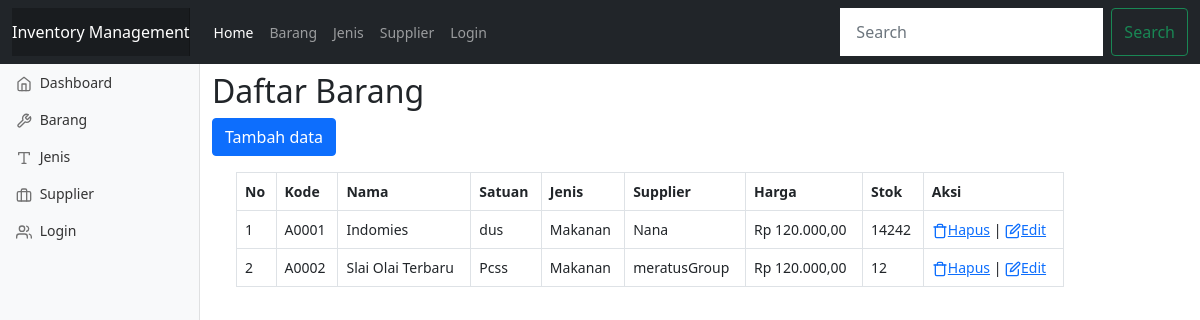
The app's page /public/Barang, older data.
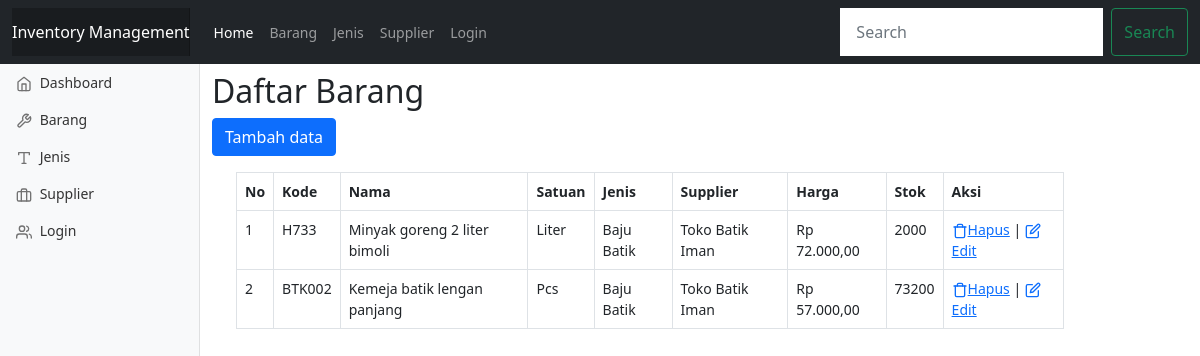
The same page, newer data.
### tables this page shows
CREATE TABLE `barang` (
  `id` int(11) NOT NULL,
  `kode_barang` varchar(10) NOT NULL,
  `nama_barang` varchar(50) NOT NULL,
  `satuan` varchar(20) NOT NULL,
  `id_jenis` int(11) NOT NULL,
  `id_supplier` int(11) NOT NULL,
  `harga` double NOT NULL,
  `stok` int(11) NOT NULL
);

CREATE TABLE `jenis` (
  `id` int(11) NOT NULL,
  `nama_jenis` varchar(50) NOT NULL,
  `keterangan` varchar(50) NOT NULL
);

CREATE TABLE `supplier` (
  `id` int(11) NOT NULL,
  `nama_supplier` varchar(50) NOT NULL,
  `notelp` varchar(15) NOT NULL,
  `email` varchar(25) NOT NULL,
  `alamat` varchar(100) NOT NULL
);

### app/main/Controller.php (called while the page is built, shortened)
<?php
class Controller {
    public function view ($view, $data=[])
    {
        require_once '../app/views/'.$view. '.php';
    }
    public function model ($model)
    {
        return new $model;
    }
}

### app/controllers/Barang.php (called while the page is built, shortened)
<?php
class Barang extends Controller{
    public function index()
    {
        $data['judul']='Daftar Barang';
        $data['barang']=$this->model('BarangModel')->getAllBarang();
        $data['jenis'] = $this->model('JenisModel')->getAllJenis();
        $data['supplier'] = $this->model('SupplierModel')->getAllSupplier();
        $this->view('barang/index',$data);
    }
}
?>

### app/main/App.php (called while the page is built, shortened)
<?php
class App {
    protected $method='index';
    protected $params=[];
    public function __construct()
    {
        $this->controller= new $this->controller;
        call_user_func_array([$this->controller,$this->method],$this->params);
    }
}

### public/index.php (called while the page is built, shortened)
<?php
$app=new App;

### app/main/Database.php (called while the page is built, shortened)
<?php
class Database {
    private $host=DBHOST;
    private $user=DBUSER;
    private $pass=DBPASS;
    private $db_name=DBNAME;
    private $dbh;
    private $stmt;
    public function __construct()
    {
        $dsn='mysql:host=' .$this->host . ';dbname=' .$this->db_name;
        $option=[
            PDO::ATTR_PERSISTENT=>true,
            PDO::ATTR_ERRMODE=>PDO::ERRMODE_EXCEPTION
        ];
        try {
            $this->dbh= new PDO($dsn,$this->user,$this->pass,$option);
        } catch (PDOException $e) {
            die($e->getMessage());
        }
    }
    public function query($query)
    {
        $this->stmt=$this->dbh->prepare($query);
    }
    public function execute()
    {
        $this->stmt->execute();
    }
    public function resultSet()
    {
        $this->execute();
        return $this->stmt->fetchAll(PDO::FETCH_ASSOC);
    }
}

### app/models/BarangModel.php (called while the page is built, shortened)
<?php
class BarangModel {
    private $table='barang';
    private $db;
    public function __construct()
    {
        $this->db= new Database;
    }
    public function getAllBarang()
    {
        $this->db->query('SELECT barang.*, jenis.nama_jenis, jenis.id as id_jenis,supplier.id as id_supplier, supplier.nama_supplier FROM ' . $this->table .' INNER JOIN jenis ON barang.id_jenis = jenis.id INNER JOIN supplier ON barang.id_supplier = supplier.id');
        return $this->db->resultSet();
    }
}

### app/views/barang/index.php (the view, shortened to what this page needs)
    <h2>Daftar Barang</h2>
<button type="button" class="btn btn-primary tombolTambahBarang" data-bs-toggle="modal" data-bs-target="#formBarang">
Tambah data
</button>
<div class="container">
<div class="row mt-3">
<div class="table-responsive-sm">
<table class="table table-bordered">
    <thead>
        <tr>
            <th>No</th>
            <th>Kode</th>
            <th>Nama</th>
            <th>Satuan</th>
            <th>Jenis</th>
            <th>Supplier</th>
            <th>Harga</th>
            <th>Stok</th>
            <th>Aksi</th>
        </tr>
    </thead>
    <tbody>
    <?php
        $no=1;
        foreach ($data['barang'] as $mhs) : ?>
            <tr>
                <td><?= $no; ?></td>
                <td><?= $mhs['kode_barang']; ?></td>
                <td><?= $mhs['nama_barang']; ?></td>
                <td><?= $mhs['satuan']; ?></td>
                <td><?= $mhs['nama_jenis']; ?></td>
                <td><?= $mhs['nama_supplier']; ?></td>
                <td><?= "Rp " . number_format($mhs['harga'],2,',','.'); ?></td>
                <td><?= $mhs['stok']; ?></td>
                <td>
                    <a href="<?= BASEURL;?>/barang/hapus/<?= $mhs['id'] ?>" onclick="return confirm('Yakin akan menghapus data?')"><span data-feather='trash'></span>Hapus</a> |
                    <a href="<?= BASEURL;?>/barang/ubah/<?= $mhs['id'] ?>" data-bs-toggle="modal" data-bs-target="#formBarang" class="modalUbahBarang" data-id="<?= $mhs['id']?>"><span data-feather='edit'></span>Edit</a>
                </td>
            </tr>
    <?php $no++; endforeach;?>
    </tbody>
</table>
</div>
</div>
</div>

Row changes from the older to the newer data that the page shows:
removed barang: kode_barang "A0001", nama_barang "Indomies", satuan "dus", id_jenis.nama_jenis "Makanan", id_supplier.nama_supplier "Nana", harga "120.000,00", stok "14242"
removed barang: kode_barang "A0002", nama_barang "Slai Olai Terbaru", satuan "Pcss", id_jenis.nama_jenis "Makanan", id_supplier.nama_supplier "meratusGroup", harga "120.000,00", stok "12"
added barang: kode_barang "H733", nama_barang "Minyak goreng 2 liter bimoli", satuan "Liter", id_jenis.nama_jenis "Baju Batik", id_supplier.nama_supplier "Toko Batik Iman", harga "72.000,00", stok "2000"
added barang: kode_barang "BTK002", nama_barang "Kemeja batik lengan panjang", satuan "Pcs", id_jenis.nama_jenis "Baju Batik", id_supplier.nama_supplier "Toko Batik Iman", harga "57.000,00", stok "73200"
